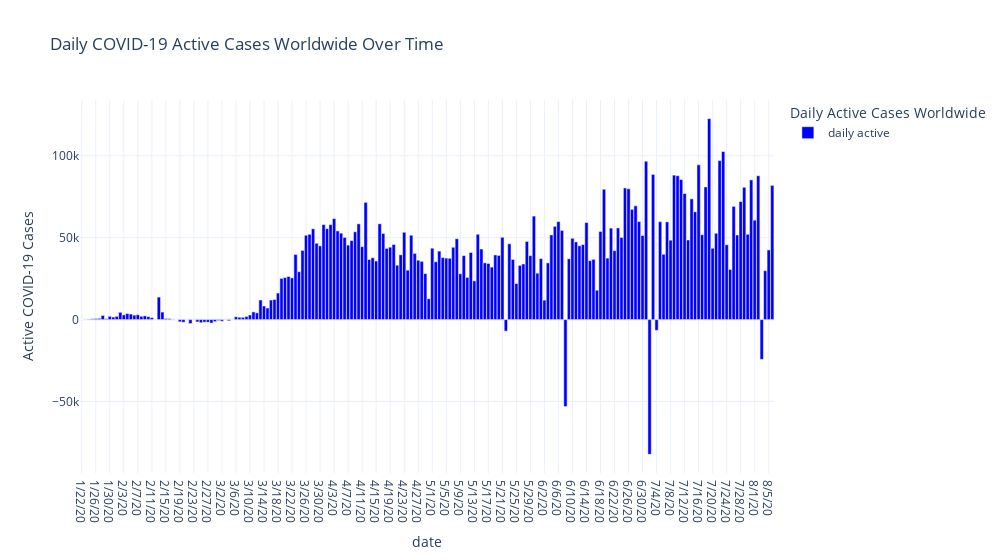

The notebook cell this image was saved under:
### Markdown cell above
# Daily COVID-19 Active Cases Worldwide

### Code cell
world_rate_df['daily active'] = world_rate_df.active.diff()
world_rate_df.iloc[0,10]=0

world_rate_long_df = world_rate_df.melt(id_vars="date",
                                        value_vars='daily active',
                                        var_name="Daily Active Cases Worldwide",
                                        value_name="Active COVID-19 Cases")
fig = px.bar(world_rate_long_df, x="date", y="Active COVID-19 Cases", 
              title='Daily COVID-19 Active Cases Worldwide Over Time',
              color='Daily Active Cases Worldwide',
              template='plotly_white'
            )

fig.update_layout(
        width = 1000,
        xaxis_showgrid=True, yaxis_showgrid=True,
        bargap=0.05
        )

fig.update_traces(marker_color='blue')

fig.show();

### Figure 1 — Plotly figure (JSON) as saved in the notebook; plotly's stock layout.template omitted (floating-point values rounded to 4 significant figures; data arrays with more than 128 entries replaced by an {"elided": "..."} marker saying what was removed)
{"data": [{"alignmentgroup": "True", "hovertemplate": "Daily Active Cases Worldwide=daily active<br>date=%{x}<br>Active COVID-19 Cases=%{y}<extra></extra>", "legendgroup": "daily active", "marker": {"color": "blue"}, "name": "daily active", "offsetgroup": "daily active", "orientation": "v", "showlegend": true, "textposition": "auto", "type": "bar", "x": {"elided": "198 str values"}, "xaxis": "x", "y": {"elided": "198 int values"}, "yaxis": "y"}], "layout": {"bargap": 0.05, "barmode": "relative", "legend": {"title": {"text": "Daily Active Cases Worldwide"}, "tracegroupgap": 0}, "title": {"text": "Daily COVID-19 Active Cases Worldwide Over Time"}, "width": 1000, "xaxis": {"anchor": "y", "domain": [0, 1], "showgrid": true, "title": {"text": "date"}}, "yaxis": {"anchor": "x", "domain": [0, 1], "showgrid": true, "title": {"text": "Active COVID-19 Cases"}}}}
